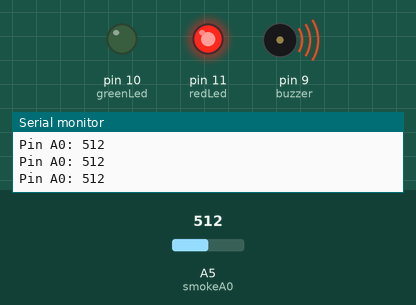
Recording of a sketch running on a simulated Arduino Uno, built with avr-gcc and run on an emulated ATmega328P. Parts: output pins drawn as LEDs (lit = HIGH), buzzer (waves = sounding), the last lines printed to the serial monitor. The test bench sets the inputs (shaded band); at power-on: A5 (smokeA0) = 512.

Above: at 1.2 s.
1.3 s: A5 (smokeA0) set to 107
2.8 s: A5 (smokeA0) set to 91
At 3.6 s:
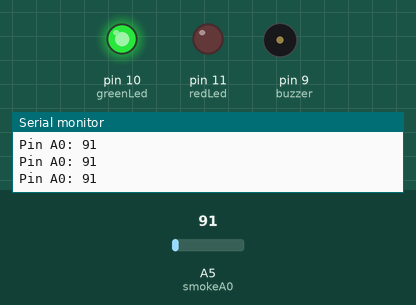
4.3 s: A5 (smokeA0) set to 110
At 4.9 s:
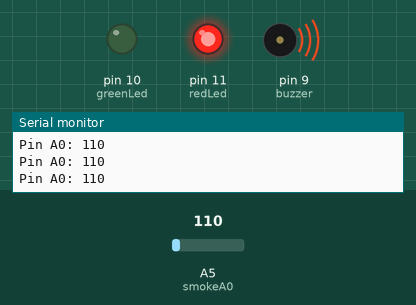
5.8 s: A5 (smokeA0) set to 90
At 6.2 s:
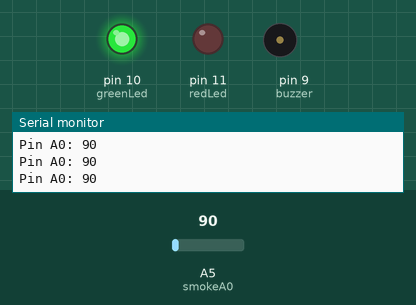
Timing chart, 0 to 8.3 s (numbered marks = the images above; inputs shaded):
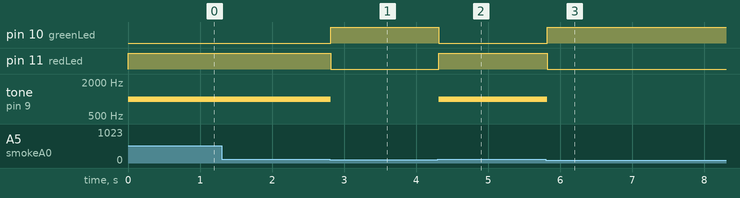

Measured:
- the behaviour switches between 101 and 100 on A5 (smokeA0) (found by bisection; images 0 and 1)
- after the input at 2.8 s, pin 10 (greenLed): LOW → HIGH at once; pin 11 (redLed): HIGH → LOW at once; tone on pin 9 (buzzer): 1000 Hz → silent at once
- after the input at 4.3 s, pin 10 (greenLed): HIGH → LOW at once; pin 11 (redLed): LOW → HIGH at once; tone on pin 9 (buzzer): silent → 1000 Hz at once
- after the input at 5.8 s, pin 10 (greenLed): LOW → HIGH at once; pin 11 (redLed): HIGH → LOW at once; tone on pin 9 (buzzer): 1000 Hz → silent at once

The sketch:

GazsensorBuzzerLed.ino
```cpp
int redLed = 11;
int greenLed = 10;
int buzzer = 9;
int smokeA0 = A5;
//Eşik değeriniz
int sensorThres = 100;

void setup() {
  pinMode(redLed, OUTPUT);
  pinMode(greenLed, OUTPUT);
  pinMode(buzzer, OUTPUT);
  pinMode(smokeA0, INPUT);
  Serial.begin(9600);
}

void loop() {
  int analogSensor = analogRead(smokeA0);

  Serial.print("Pin A0: ");
  Serial.println(analogSensor);
  // Eşik değerine ulaşıp ulaşmadığını kontrol eder
  if (analogSensor > sensorThres)
  {
    digitalWrite(redLed, HIGH);
    digitalWrite(greenLed, LOW);
    tone(buzzer, 1000, 200);
  }
  else
  {
    digitalWrite(redLed, LOW);
    digitalWrite(greenLed, HIGH);
    noTone(buzzer);
  }
  delay(100);
}
```
